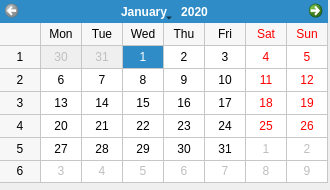
<?xml version="1.0" encoding="UTF-8"?>
<ui version="4.0">
 <class>Form</class>
 <widget class="QWidget" name="Form">
  <property name="geometry">
   <rect>
    <x>0</x>
    <y>0</y>
    <width>330</width>
    <height>190</height>
   </rect>
  </property>
  <property name="windowTitle">
   <string>তারিখ নির্বাচন</string>
  </property>
  <widget class="QCalendarWidget" name="calendarWidget">
   <property name="geometry">
    <rect>
     <x>0</x>
     <y>0</y>
     <width>328</width>
     <height>183</height>
    </rect>
   </property>
   <property name="selectedDate">
    <date>
     <year>2020</year>
     <month>1</month>
     <day>1</day>
    </date>
   </property>
   <property name="minimumDate">
    <date>
     <year>2020</year>
     <month>1</month>
     <day>1</day>
    </date>
   </property>
   <property name="gridVisible">
    <bool>true</bool>
   </property>
  </widget>
 </widget>
 <resources/>
 <connections/>
</ui>
